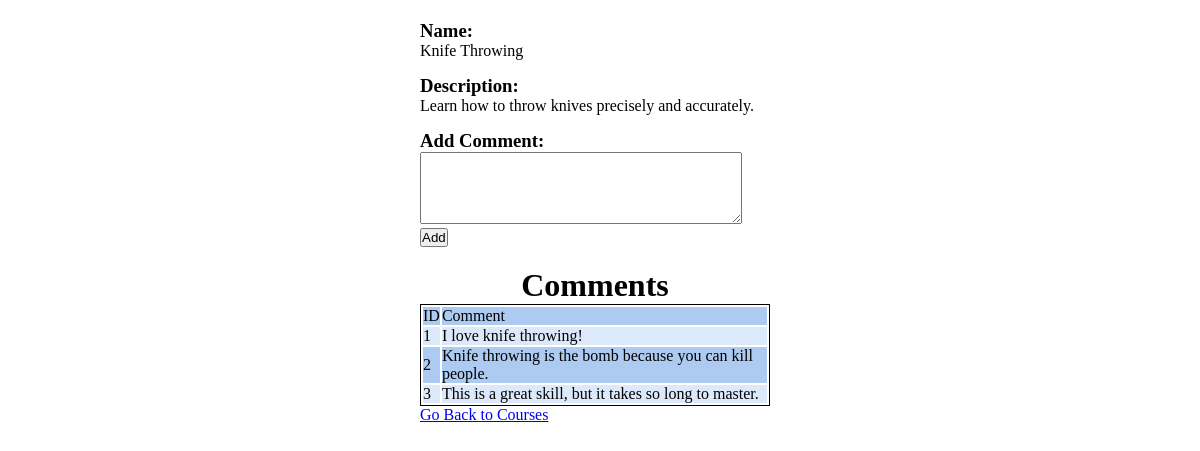
Page /courses/comment/2 on the committed database.
### course_app/models.py (models this page shows)
class Course(models.Model):
    name = models.CharField(max_length=255)
    desc = models.OneToOneField(
        Description,
        on_delete=models.CASCADE,
        primary_key=False,
    )
    created_at = models.DateTimeField(auto_now_add=True)
    updated_at = models.DateTimeField(auto_now=True)
    objects = CourseManager()

class Description(models.Model):
    content = models.TextField()
    created_at = models.DateTimeField(auto_now_add=True)
    updated_at = models.DateTimeField(auto_now=True)

class Comment(models.Model):
    content = models.TextField()
    course =  models.ForeignKey(
        Course,
        related_name="comments",
        on_delete = models.CASCADE
    )
    created_at = models.DateTimeField(auto_now_add=True)
    updated_at = models.DateTimeField(auto_now=True)
    objects = CommentManager()

### course_app/views.py (the view)
# urls.py: path('courses/comment/<int:course_id>', views.addComment)
def addComment(request, course_id):
    if request.method == "POST":
        errors = Comment.objects.validate_data(request.POST)
        if len(errors) > 0:
            for key, errormsg in errors.items():
                messages.error(request, errormsg)
            return redirect("/")
        else:
            new_comment = Comment.objects.create(
                content=request.POST['comment_txt'],
                course = Course.objects.get(id=course_id)
        )
        return redirect("/courses/comment/"+ str(new_comment.course.id))
    else:
        context = {
            'sel_course':Course.objects.get(id=course_id)
        }
        return render (request, "addComment.html", context)
    return redirect("/")

### course_app/templates/addComment.html (shortened to what this page needs)
<!DOCTYPE html>
<html lang="en">
<head>
    {% load static %}
    <link rel="stylesheet" href="{% static 'css/styles.css' %}">
</head>
<body>
    <div id="course_wrapper">
        <h3>Name:</h3>
        <p>{{sel_course.name}}
        <h3>Description:</h3>
        <p>{{sel_course.desc.content}}</p>
        <form action="/courses/comment/{{sel_course.id}}" method="post">
            <div id="comment_cont">
                <h3>Add Comment:</h3>
                <textarea id="comment_txt" name="comment_txt"></textarea>
            </div>
            <input type="submit" id="submit_btn" value="Add">
        </form>
    </div>
    <div id="all_wrapper">
        <h1>Comments</h1>
        <table id="all_table">
            <tr>
                <td>ID</td>
                <td>Comment</td>
            </tr>
                {% for comment in sel_course.comments.all %}
            <tr>
                <td>{{comment.id}}</td>
                <td>{{comment.content}}</td>
            </tr>
                {% endfor %}
        </table>
        <a href="/">Go Back to Courses</a>
    </div>
</body>
</html>

### course_app/static/css/styles.css (style rules this page uses)
* { margin:0px; padding:0px; }
#course_wrapper, #all_wrapper { width:350px; margin-top:20px; margin-left:35%; }
#all_wrapper a { margin-top:100px; }
#all_table { border:1px solid black; }
#all_table tr:nth-child(odd) { background: #adcaf1; }
#all_table tr:nth-child(even) { background: #dce9fa; }
h3 { margin-top:15px; }
h1 { text-align:center; }
#comment_txt { width:320px; height:70px; }

### rows in the picture
Course: name "Knife Throwing", desc.content "Learn how to throw knives precisely and accurately."
Comment: id "1", content "I love knife throwing!"
Comment: id "2", content "Knife throwing is the bomb because you can kill people."
Comment: id "3", content "This is a great skill, but it takes so long to master."
